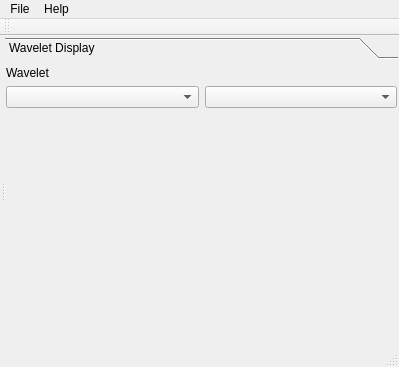
<?xml version="1.0" encoding="UTF-8"?>
<ui version="4.0">
 <class>MainWindow</class>
 <widget class="QMainWindow" name="MainWindow">
  <property name="geometry">
   <rect>
    <x>0</x>
    <y>0</y>
    <width>399</width>
    <height>367</height>
   </rect>
  </property>
  <property name="windowTitle">
   <string>PyWaveMenu</string>
  </property>
  <widget class="QWidget" name="centralwidget">
   <layout class="QHBoxLayout" name="horizontalLayout">
    <property name="leftMargin">
     <number>1</number>
    </property>
    <property name="topMargin">
     <number>1</number>
    </property>
    <property name="rightMargin">
     <number>1</number>
    </property>
    <property name="bottomMargin">
     <number>1</number>
    </property>
    <item>
     <widget class="QSplitter" name="splitter">
      <property name="orientation">
       <enum>Qt::Horizontal</enum>
      </property>
      <widget class="QWidget" name="verticalLayoutWidget">
       <layout class="QVBoxLayout" name="plotLayout"/>
      </widget>
      <widget class="QToolBox" name="toolBox">
       <property name="currentIndex">
        <number>0</number>
       </property>
       <widget class="QWidget" name="pagWaveletDisplay">
        <property name="geometry">
         <rect>
          <x>0</x>
          <y>0</y>
          <width>318</width>
          <height>285</height>
         </rect>
        </property>
        <attribute name="label">
         <string>Wavelet Display</string>
        </attribute>
        <layout class="QVBoxLayout" name="verticalLayout_2">
         <property name="leftMargin">
          <number>1</number>
         </property>
         <property name="topMargin">
          <number>1</number>
         </property>
         <property name="rightMargin">
          <number>1</number>
         </property>
         <property name="bottomMargin">
          <number>1</number>
         </property>
         <item>
          <layout class="QVBoxLayout" name="verticalLayout">
           <item>
            <widget class="QLabel" name="label">
             <property name="text">
              <string>Wavelet</string>
             </property>
            </widget>
           </item>
           <item>
            <layout class="QHBoxLayout" name="horizontalLayout_2">
             <item>
              <widget class="QComboBox" name="cbbWaveletFamily"/>
             </item>
             <item>
              <widget class="QComboBox" name="cbbWavelet"/>
             </item>
            </layout>
           </item>
          </layout>
         </item>
         <item>
          <spacer name="verticalSpacer">
           <property name="orientation">
            <enum>Qt::Vertical</enum>
           </property>
           <property name="sizeHint" stdset="0">
            <size>
             <width>20</width>
             <height>40</height>
            </size>
           </property>
          </spacer>
         </item>
        </layout>
       </widget>
      </widget>
     </widget>
    </item>
   </layout>
  </widget>
  <widget class="QMenuBar" name="menubar">
   <property name="geometry">
    <rect>
     <x>0</x>
     <y>0</y>
     <width>399</width>
     <height>21</height>
    </rect>
   </property>
   <widget class="QMenu" name="menuFile">
    <property name="title">
     <string>File</string>
    </property>
    <addaction name="actionQuit"/>
   </widget>
   <widget class="QMenu" name="menuHelp">
    <property name="title">
     <string>Help</string>
    </property>
    <addaction name="separator"/>
    <addaction name="actionAbout"/>
   </widget>
   <addaction name="menuFile"/>
   <addaction name="menuHelp"/>
  </widget>
  <widget class="QStatusBar" name="statusbar"/>
  <widget class="QToolBar" name="toolBar">
   <property name="windowTitle">
    <string>toolBar</string>
   </property>
   <attribute name="toolBarArea">
    <enum>TopToolBarArea</enum>
   </attribute>
   <attribute name="toolBarBreak">
    <bool>false</bool>
   </attribute>
  </widget>
  <action name="actionConfiguration">
   <property name="enabled">
    <bool>false</bool>
   </property>
   <property name="text">
    <string>Configuration</string>
   </property>
  </action>
  <action name="actionAbout">
   <property name="text">
    <string>About</string>
   </property>
  </action>
  <action name="actionQuit">
   <property name="text">
    <string>Quit</string>
   </property>
  </action>
 </widget>
 <resources>
  <include location="hRecursos.qrc"/>
 </resources>
 <connections>
  <connection>
   <sender>actionQuit</sender>
   <signal>triggered()</signal>
   <receiver>MainWindow</receiver>
   <slot>close()</slot>
   <hints>
    <hint type="sourcelabel">
     <x>-1</x>
     <y>-1</y>
    </hint>
    <hint type="destinationlabel">
     <x>399</x>
     <y>299</y>
    </hint>
   </hints>
  </connection>
 </connections>
</ui>
